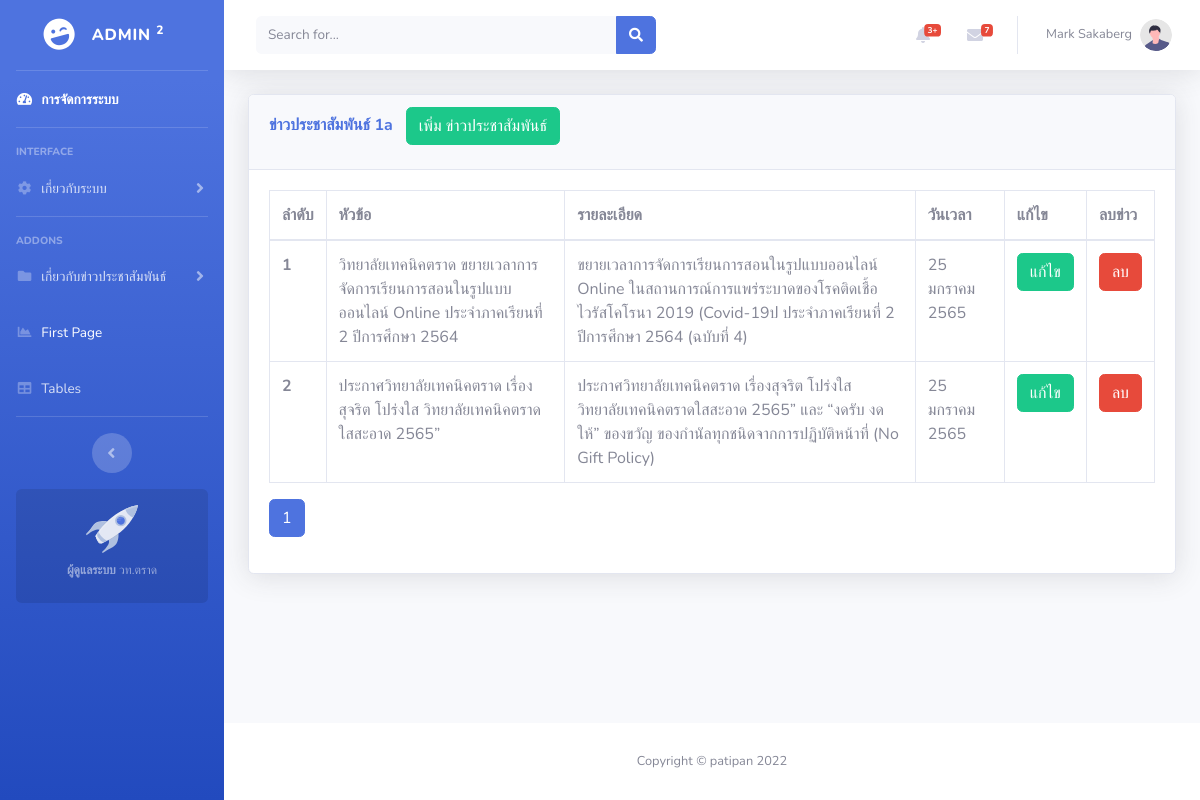
Page /admin/news1.php (signed in) on the committed database.
### tables this page shows
CREATE TABLE `hotnews` (
  `id` int(11) NOT NULL,
  `head` text NOT NULL,
  `detail` text NOT NULL,
  `date` text NOT NULL,
  `namepic` text NOT NULL,
  `namedoc` text NOT NULL,
  `hotcount` int(11) NOT NULL,
  `design` text DEFAULT NULL,
  `time` timestamp NOT NULL DEFAULT current_timestamp()
);

### admin/news1.php (the view, shortened to what this page needs)
<?php include("includes/header.php"); ?>
<?php include("includes/sidebar.php"); ?>
<?php include("includes/topbar.php"); ?>
<?php include("config/dbcon.php"); ?>
<div class="container-fluid">
    <div class="align-items-center my-4">
        <div class="card shadow rounded ">
            <div class="card-header ">
                <h6 class="card-title font-weight-bold text-primary">ข่าวประชาสัมพันธ์ 1a &nbsp;
                    <button type="button" class="btn btn-success" data-toggle="modal" data-target="#addAdminNews">
                        เพิ่ม ข่าวประชาสัมพันธ์
                    </button>
                </h6>
            </div>
            <div class="card-body">
                <div class="table-responsive">
                    <?php
                    $perpage = 4;
                    if (isset($_GET['page']) & !empty($_GET['page'])) {
                        $curpage = $_GET['page'];
                    } else {
                        $curpage = 1;
                    }
                    $start = ($curpage * $perpage) - $perpage;
                    $query = "SELECT * FROM hotnews ORDER by id DESC LIMIT $start, $perpage";
                    $res = mysqli_query($con, $query);
                    ?>
                    <table class="table table-bordered border-primary">
                        <thead>
                            <tr>
                                <th scope="col">ลำดับ</th>
                                <th scope="col">หัวข้อ</th>
                                <th scope="col">รายละเอียด</th>
                                <th scope="col">วันเวลา</th>
                                <th>แก้ไข</th>
                                <th>ลบข่าว</th>
                            </tr>
                        </thead>
                        <tbody>
                            <?php
                            $i = 1;
                            while ($row = mysqli_fetch_array($res)) {
                            ?>
                                <tr>
                                    <th scope="row"><?php echo $i; ?></th>
                                    <td><?php echo $row['head']; ?></php>
                                    </td>
                                    <td><?php echo $row['detail']; ?></td>
                                    <td><?php echo $row['date']; ?></td>
                                    <td>
                                        <form action="news_edit.php" method="post">
                                            <button type="submit" name="news_editbtn" class="btn btn-success">แก้ไข</button>
                                        </form>
                                    </td>
                                    <td>
                                        <form action="news_code.php" method="post">
                                            <button type="submit" name="news_deletebtn" class="btn btn-danger">ลบ</button>
                                        </form>
                                    </td>
                                </tr>
                            <?php
                                $i++;
                            }
                            ?>
                        </tbody>
                    </table>
                    <nav aria-label="Page navigation">
                        <ul class="pagination">
                            <li class="page-item active"><a class="page-link" href="?page=<?php echo $curpage ?>"><?php echo $curpage ?></a></li>
                        </ul>
                    </nav>
                </div>
            </div>
        </div>
    </div>
</div>
<?php include("includes/footer.php") ?>
<?php include("includes/logoutmodal.php") ?>
<?php include("includes/scripts.php") ?>

### rows in the picture
hotnews: head "วิทยาลัยเทคนิคตราด ขยายเวลาการจัดการเรียนการสอนในรูปแบบออนไลน์ Online ประจำภาคเรียนที่ 2 ปีการศึกษา 2564", detail "ขยายเวลาการจัดการเรียนการสอนในรูปแบบออนไลน์ Online ในสถานการณ์การแพร่ระบาดของโรคติดเชื้อไวรัสโคโรนา 2019 (Covid-19ป ประจำภาคเรียนที่ 2 ปีการศึกษา 2564 (ฉบับที่ 4)", date "25 มกราคม 2565"
hotnews: head "ประกาศวิทยาลัยเทคนิคตราด เรื่องสุจริต โปร่งใส วิทยาลัยเทคนิคตราดใสสะอาด 2565”", detail "ประกาศวิทยาลัยเทคนิคตราด เรื่องสุจริต โปร่งใส วิทยาลัยเทคนิคตราดใสสะอาด 2565” และ “งดรับ งดให้” ของขวัญ ของกำนัลทุกชนิดจากการปฏิบัติหน้าที่ (No Gift Policy)", date "25 มกราคม 2565"

### other values in the picture
$_SESSION['user_name'] "Mark Sakaberg"
$curpage "1"
